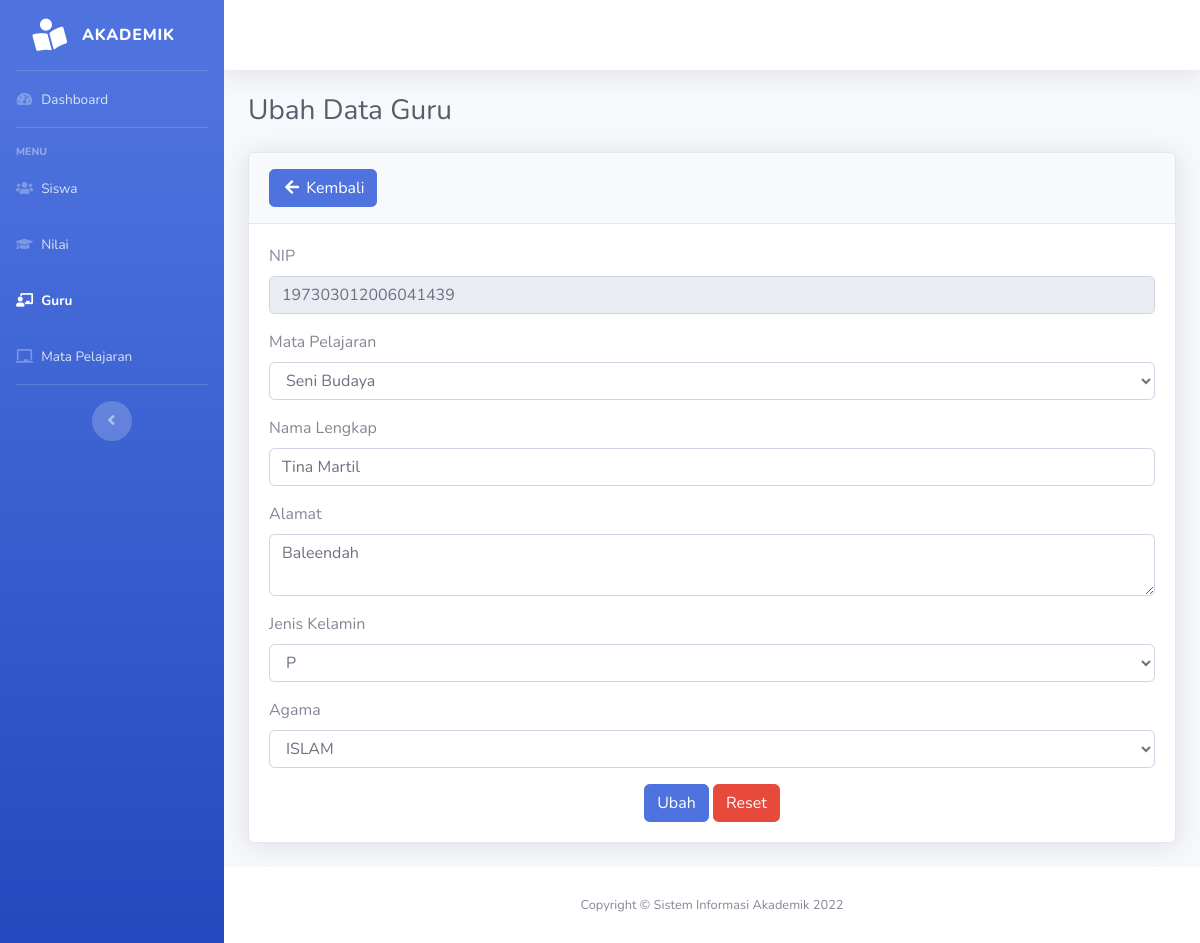
The page /guru/guru-edit.php?nip=197303012006041439 on the database its author committed.
### tables this page shows
CREATE TABLE `guru` (
  `nip` varchar(18) NOT NULL,
  `kd_mp` int(11) DEFAULT NULL,
  `nama_guru` varchar(30) DEFAULT NULL,
  `alamat` varchar(30) DEFAULT NULL,
  `jenis_kelamin` enum('L','P') DEFAULT NULL,
  `agama` enum('ISLAM','PROTESTAN','KATHOLIK','HINDU','BUDHA','KONGHUCU','LAINNYA') DEFAULT NULL
);

CREATE TABLE `mata_pelajaran` (
  `kd_mp` int(11) NOT NULL,
  `nama_mp` varchar(30) DEFAULT NULL
);

### functions.php (called while the page is built, shortened)
<?php
function dbConnect(){
	$db=new mysqli("localhost","root","","raport");
	return $db;
}
function getListPelajaran()
{
    $conn = dbConnect();
    if($conn->connect_errno==0){
		$res=$conn->query("SELECT *
						 FROM mata_pelajaran
                         ORDER BY kd_mp");
		if($res){
			$data=$res->fetch_all(MYSQLI_ASSOC);
			return $data;
		}
		else
			return FALSE;
	}
	else
		return FALSE;
}
function ambilsatubaris($conn, $query)
{
    $db = mysqli_query($conn, $query);
    return mysqli_fetch_assoc($db);
}
	?>

### guru/guru-edit.php (the view, shortened to what this page needs)
<?php
include_once("../functions.php");
$nip = $_GET['nip'];
$agama = ['ISLAM', 'PROTESTAN', 'KATHOLIK', 'HINDU', 'BUDHA', 'KONGHUCU', 'LAINNYA'];
$jenis = ['L', 'P'];
$query = "SELECT * FROM guru WHERE nip='$nip'";
$ubah = ambilsatubaris($con, $query);
?>
<!DOCTYPE html>
<html lang="en">
<head>
    <link href="../assets/vendor/fontawesome-free/css/all.min.css" rel="stylesheet" type="text/css">
    <link href="../assets/css/sb-admin-2.min.css" rel="stylesheet">
    <link href="../assets/vendor/datatables/dataTables.bootstrap4.min.css" rel="stylesheet">
</head>
<body id="page-top">
    <div id="wrapper">
       <?php include_once("../layout/sidebar.php") ?>
        <div id="content-wrapper" class="d-flex flex-column">
            <div id="content">
            <?php include_once("../layout/topbar.php") ?>
                <div class="container-fluid">
                    <h1 class="h3 mb-4 text-gray-800">Ubah Data Guru</h1>
                    <div class="card shadow mb-4">
                        <div class="card-header py-3">
                            <a href="javascript:void(0)" onclick="window.history.back();" class="btn btn-primary box-title"><i class="fa fa-arrow-left fa-fw"></i> Kembali</a>
                        </div>
                        <div class="card-body">
                <form method="post" action="">
                    <div class="form-group">
                        <label>NIP</label>
                        <input type="text" name="nip" value="<?= $ubah['nip'];?>" class="form-control" readonly>
                    </div>
                    <div class="form-group">
                        <label>Mata Pelajaran</label>
                        <select name="kd_mp" class="form-control">
                        <?php
                            $datapelajaran=getListPelajaran();
                            foreach($datapelajaran as $data){
                                echo "<option value=\"".$data["kd_mp"]."\"";
                                if($data["kd_mp"]==$ubah["kd_mp"])
                                    echo " selected";
                                echo ">".$data["nama_mp"]."</option>";
                            }
                        ?>
                        </select>
                    </div>
                    <div class="form-group">
                        <label>Nama Lengkap</label>
                        <input type="text" name="nama_guru" value="<?= $ubah['nama_guru'];?>" class="form-control">
                    </div>
                    <div class="form-group">
                        <label>Alamat</label>
                        <textarea name="alamat" class="form-control"><?= $ubah['alamat'];?> </textarea>
                    </div>
                    <div class="form-group">
                        <label>Jenis Kelamin</label>
                        <select name="jenis_kelamin" class="form-control">
                            <?php foreach ($jenis as $key) : ?>
                                <?php if ($key == $ubah['jenis_kelamin']) : ?>
                                    <option value="<?= $key ?>" selected><?= $key ?></option>
                                <?php else : ?>
                                    <option value="<?= $key ?>"><?= $key ?></option>
                                <?php endif; ?>
                            <?php endforeach; ?>
                        </select>
                    </div>
                    <div class="form-group">
                        <label>Agama</label>
                        <select name="agama" class="form-control">
                            <?php foreach ($agama as $key) : ?>
                                <?php if ($key == $ubah['agama']) : ?>
                                    <option value="<?= $key ?>" selected><?= $key ?></option>
                                <?php else : ?>
                                    <option value="<?= $key ?>"><?= $key ?></option>
                                <?php endif; ?>
                            <?php endforeach; ?>
                        </select>
                    </div>
                    <div class="text-center">
                        <button type="submit" name="btn-ubah" id="ubah" class="btn btn-primary">Ubah</button>
                        <button type="reset" class="btn btn-danger">Reset</button>
                    </div>
                </form>
                        </div>
                </div>
            </div>
            <?php include_once("../layout/footer.php") ?>
        </div>
    </div>
</body>
</html>

### rows shown on the page
guru: nip "197303012006041439", kd_mp "Seni Budaya", nama_guru "Tina Martil", alamat "Baleendah", jenis_kelamin "P", agama "ISLAM"
